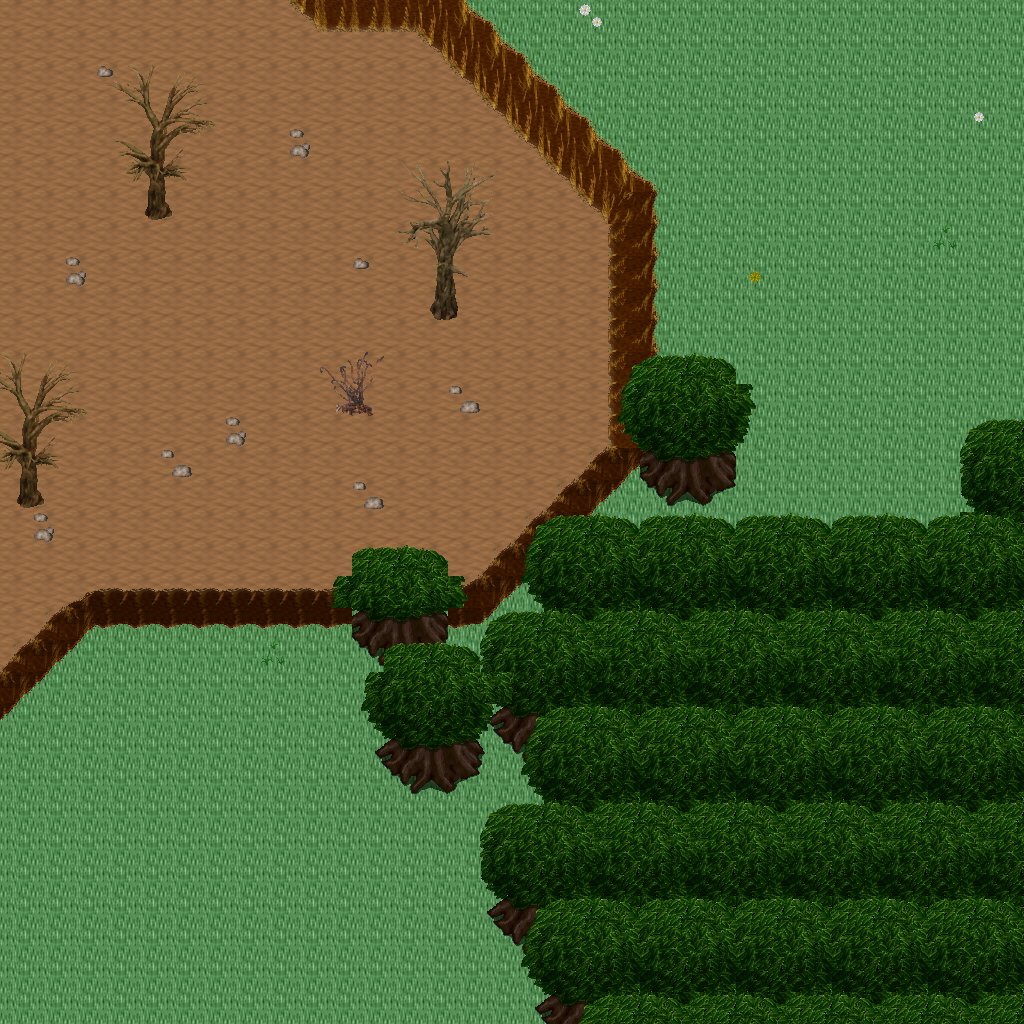

Below is a game level as drawn by its tile map, then a one-line description and the .tmx that defines it (tile-layer data replaced by summaries):
An orthogonal 32x32 tile map with 32x32 px tiles, 5 tile layers (Ground, Objects, Objects2, Above, ...), 1 hidden layer not drawn, 21 tilesets.

<map version="1.10" tiledversion="1.11.0" orientation="orthogonal" renderorder="right-down" width="32" height="32" tilewidth="32" tileheight="32" infinite="0" nextlayerid="11" nextobjectid="1">
 <tileset firstgid="1" name="ground_ground" tilewidth="32" tileheight="32" tilecount="33" columns="3">
  <image source="../drawable/ground_ground.png" width="96" height="352" />
 </tileset>
 <tileset firstgid="34" name="ground_ridge_earth_dark" tilewidth="32" tileheight="32" tilecount="96" columns="12">
  <image source="../drawable/ground_ridge_earth_dark.png" width="384" height="256" />
 </tileset>
 <tileset firstgid="130" name="ground_rock_pebbles" tilewidth="32" tileheight="32" tilecount="3" columns="1">
  <image source="../drawable/ground_rock_pebbles.png" width="32" height="96" />
 </tileset>
 <tileset firstgid="133" name="plant_grasses" tilewidth="32" tileheight="32" tilecount="6" columns="3">
  <image source="../drawable/plant_grasses.png" width="96" height="64" />
 </tileset>
 <tileset firstgid="139" name="ground_grass_corners" tilewidth="32" tileheight="32" tilecount="24" columns="6">
  <image source="../drawable/ground_grass_corners.png" width="192" height="128" />
 </tileset>
 <tileset firstgid="163" name="ground_grass_edges" tilewidth="32" tileheight="32" tilecount="36" columns="12">
  <image source="../drawable/ground_grass_edges.png" width="384" height="96" />
 </tileset>
 <tileset firstgid="199" name="plant_flower_daisy_white" tilewidth="32" tileheight="32" tilecount="8" columns="2">
  <image source="../drawable/plant_flower_daisy_white.png" width="64" height="128" />
 </tileset>
 <tileset firstgid="207" name="plant_flower_daisy_yellow" tilewidth="32" tileheight="32" tilecount="8" columns="2">
  <image source="../drawable/plant_flower_daisy_yellow.png" width="64" height="128" />
 </tileset>
 <tileset firstgid="215" name="plant_stump_stump_green" tilewidth="32" tileheight="32" tilecount="4" columns="2">
  <image source="../drawable/plant_stump_stump_green.png" width="64" height="64" />
 </tileset>
 <tileset firstgid="219" name="plant_tree_tree_darkgreen" tilewidth="32" tileheight="32" tilecount="88" columns="8">
  <image source="../drawable/plant_tree_tree_darkgreen.png" width="256" height="352" />
 </tileset>
 <tileset firstgid="307" name="logic_creature_animal" tilewidth="32" tileheight="32" tilecount="32" columns="8">
  <image source="../drawable/logic_creature_animal.png" width="256" height="128" />
 </tileset>
 <tileset firstgid="339" name="logic_item_resources" tilewidth="32" tileheight="32" tilecount="6" columns="6">
  <image source="../drawable/logic_item_resources.png" width="192" height="32" />
 </tileset>
 <tileset firstgid="345" name="logic_item_mushroom" tilewidth="32" tileheight="32" tilecount="6" columns="6">
  <image source="../drawable/logic_item_mushroom.png" width="192" height="32" />
 </tileset>
 <tileset firstgid="351" name="logic_collision" tilewidth="32" tileheight="32" tilecount="1" columns="1">
  <image source="../drawable/logic_collision.png" width="32" height="32" />
 </tileset>
 <tileset firstgid="352" name="plant_tree_dead_tree_5" tilewidth="32" tileheight="32" tilecount="20" columns="4">
  <image source="../drawable/plant_tree_dead_tree_5.png" width="128" height="160" />
 </tileset>
 <tileset firstgid="372" name="plant_tree_dead_tree_6" tilewidth="32" tileheight="32" tilecount="20" columns="4">
  <image source="../drawable/plant_tree_dead_tree_6.png" width="128" height="160" />
 </tileset>
 <tileset firstgid="392" name="plant_tree_dead_tree_7" tilewidth="32" tileheight="32" tilecount="20" columns="4">
  <image source="../drawable/plant_tree_dead_tree_7.png" width="128" height="160" />
 </tileset>
 <tileset firstgid="412" name="plant_bush_large_dead" tilewidth="32" tileheight="32" tilecount="2" columns="1">
  <image source="../drawable/plant_bush_large_dead.png" width="32" height="64" />
 </tileset>
 <tileset firstgid="414" name="plant_bush_large_wide_dead" tilewidth="32" tileheight="32" tilecount="4" columns="2">
  <image source="../drawable/plant_bush_large_wide_dead.png" width="64" height="64" />
 </tileset>
 <tileset firstgid="418" name="logic_creature_reptile" tilewidth="32" tileheight="32" tilecount="7" columns="7">
  <image source="../drawable/logic_creature_reptile.png" width="224" height="32" />
 </tileset>
 <tileset firstgid="425" name="logic_item_herb" tilewidth="32" tileheight="32" tilecount="5" columns="5">
  <image source="../drawable/logic_item_herb.png" width="160" height="32" />
 </tileset>
 <layer id="1" name="Ground" width="32" height="32">
  <data>[1024 cells, 1024 non-empty, 2 distinct tile ids]</data>
 </layer>
 <layer id="2" name="Objects" width="32" height="32">
  <data>[1024 cells, 133 non-empty, 35 distinct tile ids]</data>
 </layer>
 <layer id="3" name="Objects2" width="32" height="32">
  <data>[1024 cells, 18 non-empty, 12 distinct tile ids]</data>
 </layer>
 <layer id="4" name="Above" width="32" height="32">
  <data>[1024 cells, 344 non-empty, 69 distinct tile ids]</data>
 </layer>
 <layer id="5" name="Above2" width="32" height="32">
  <data>[1024 cells, 0 non-empty, 0 distinct tile ids]</data>
 </layer>
 <layer id="6" name="Walkable" width="32" height="32" visible="0">
  <data>[1024 cells, 348 non-empty, 1 distinct tile ids]</data>
 </layer>
 <objectgroup id="7" name="Mapevents" />
 <objectgroup id="8" name="Spawn" />
 <objectgroup id="9" name="Keys" />
 <objectgroup id="10" name="Replace" />
</map>
